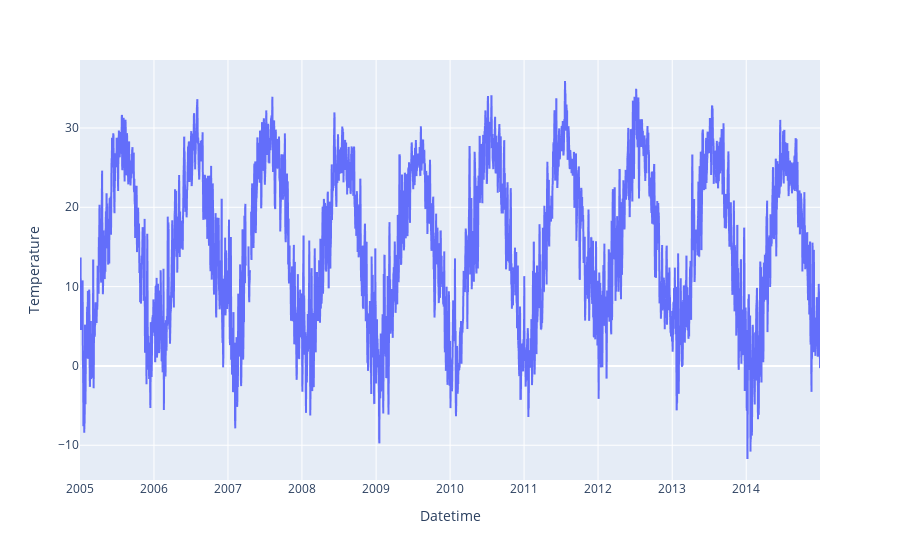

The notebook cell this image was saved under:
### Code cell
px.line(temp_msc_daily, y=temp_msc_daily['Temperature'])

### Figure 1 — Plotly figure (JSON) as saved in the notebook; plotly's stock layout.template omitted (floating-point values rounded to 4 significant figures; data arrays with more than 128 entries replaced by an {"elided": "..."} marker saying what was removed)
{"data": [{"hovertemplate": "Datetime=%{x}<br>Temperature=%{y}<extra></extra>", "legendgroup": "", "line": {"color": "#636efa", "dash": "solid"}, "marker": {"symbol": "circle"}, "mode": "lines", "name": "", "showlegend": false, "type": "scattergl", "x": {"elided": "3652 str values"}, "xaxis": "x", "y": {"elided": "3652 float values"}, "yaxis": "y"}], "layout": {"legend": {"tracegroupgap": 0}, "margin": {"t": 60}, "xaxis": {"anchor": "y", "domain": [0, 1], "title": {"text": "Datetime"}}, "yaxis": {"anchor": "x", "domain": [0, 1], "title": {"text": "Temperature"}}}}
